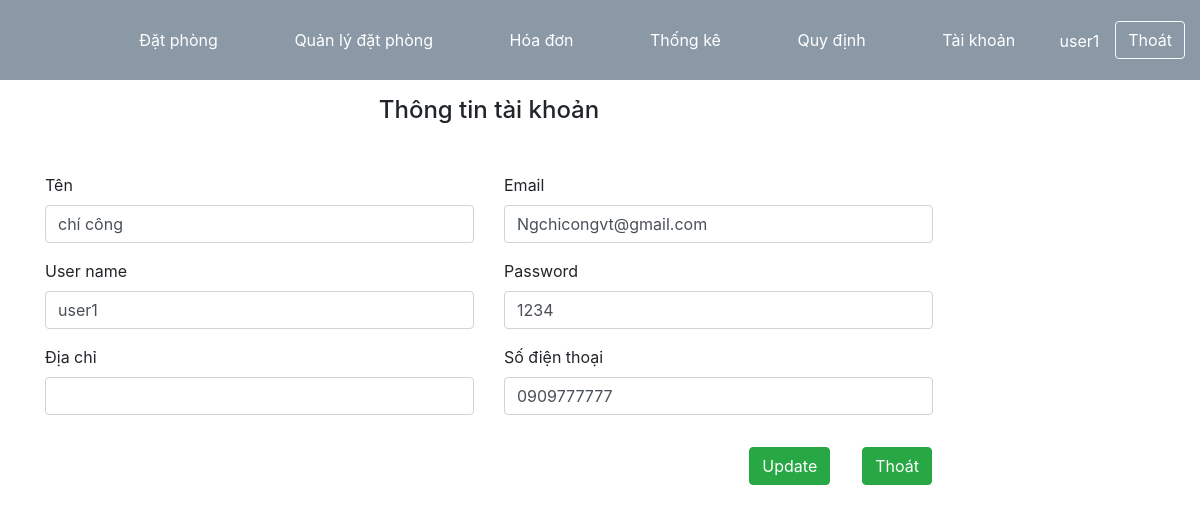
The page /nhanvien/index.php?action=taikhoan (signed in) on the database as committed earlier.
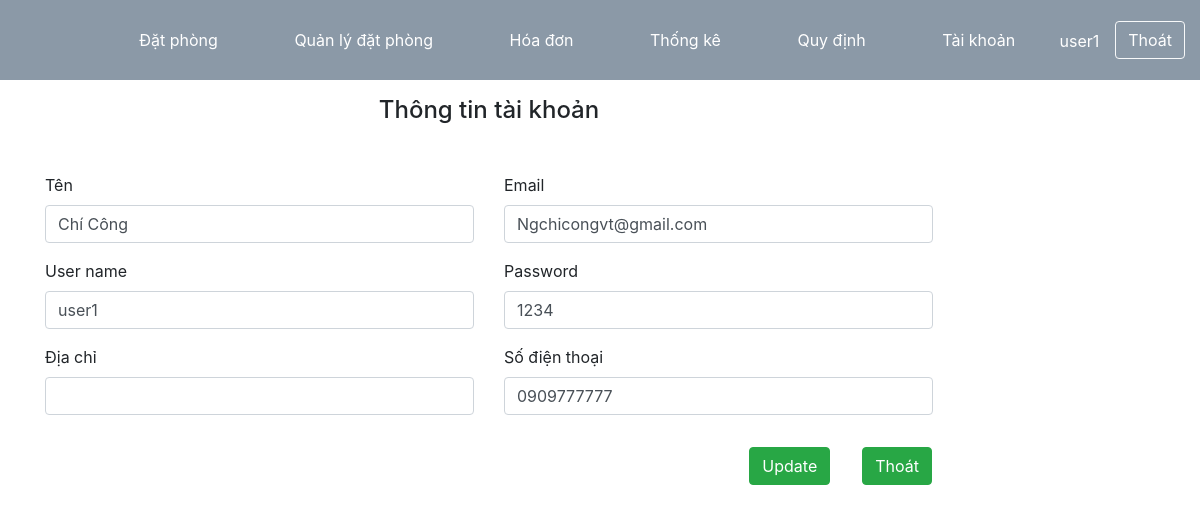
The same page on the database as committed later.
### tables this page shows
CREATE TABLE IF NOT EXISTS `user` (
  `ID` int NOT NULL AUTO_INCREMENT,
  `ten` varchar(255) DEFAULT NULL,
  `diachi` varchar(255) DEFAULT NULL,
  `email` varchar(255) NOT NULL,
  `user` varchar(255) NOT NULL,
  `pass` varchar(255) NOT NULL,
  `role` tinyint(1) NOT NULL DEFAULT '0',
  `sdt` varchar(20) NOT NULL,
  PRIMARY KEY (`ID`)
);

### models/userModel.php (called while the page is built, shortened)
<?php
	class userModel extends connect
	{
		public function timkiemuser($loginName,$pass)
		{
			$sql = "select * from user where (email = '$loginName' or user = '$loginName' ) and pass = '$pass';";
			$ds = $this->get_data($sql);
			foreach ($ds as $key => $value) {
				$this->ten = $value["ten"];
				$this->diachi = $value["diachi"];
				$this->email = $value["email"];
				$this->pass = $value["pass"];
				$this->user = $value["user"];
				$this->sdt = $value['sdt'];
			}
			return $ds;
		}
	}
 ?>

### models/database.php (called while the page is built, shortened)
<?php
	class connect{
		public function get_data($sql)
		{
			$conn = mysqli_connect("localhost","root","","quanlykhachsan");
			$result = mysqli_query($conn,$sql);
			$arr = mysqli_fetch_all($result,MYSQLI_ASSOC);
			return $arr;
		}
	}
 ?>

### nhanvien/taikhoan/taikhoan.php (the view, shortened to what this page needs)
<?php
	$username = $_SESSION['user'];
	$pass = $_SESSION['pass'];
	$u = new userModel();
    $arr = $u->timkiemuser($username,$pass);
 ?>
 <div class="container">
		<form method="post" action="index.php?action=taikhoan" enctype="multipart/form-data" style="width:80%">
			<div class="text-center mb-5">
				<h4>Thông tin tài khoản</h4>
			</div>
			<div class="row">
				<div class="form-group col col-md-6">
                    <label class="form-label">Tên</label>
                    <input type="text" id="" name="ten" class="form-control" value="<?php echo $u->ten ?>" />
                </div>
                <div class="form-group col col-md-6">
                            <label class="form-label">Email</label>
                            <input type="text" id="" name="email" class="form-control" value="<?php echo $u->email ?>" />
                </div>
			</div>
			 <div class="row">
                <div class="form-group col col-md-6">
                    <label class="form-label">User name</label>
                    <input type="text" id="" name="user" class="form-control" value="<?php echo $u->user ?>" />
                </div>
                <div class="form-group col col-md-6">
                    <label class="form-label">Password</label>
                    <input type="text" name="pass" id="" class="form-control" value="<?php echo $u->pass ?>" />
               </div>
            </div>
            <div class="row">
                <div class="form-group col col-md-6">
                    <label class="form-label">Địa chỉ</label>
                    <input type="text" name="diachi" id="" class="form-control" value="<?php echo $u->diachi ?>" />
               </div>
               <div class="form-group col col-md-6">
                    <label class="form-label">Số điện thoại</label>
                    <input type="text" name="sdt" id="" class="form-control" value="<?php echo $u->sdt ?>" />
               </div>
            </div>
            <div class="row">
                <div class="col">
                    <div class="row" style="float: right;">
                        <input name="btn_suauser" type="submit" value="Update" class="btn btn-success m-3">
                        <button class="btn btn-success m-3" formaction="index.php">Thoát</button>
                    </div>
                </div>
            </div>
        </form>
	</div>

Rows that differ between the two databases and show on the page:
changed user "Ngchicongvt@gmail.com": ten "chí công" → "Chí Công"
